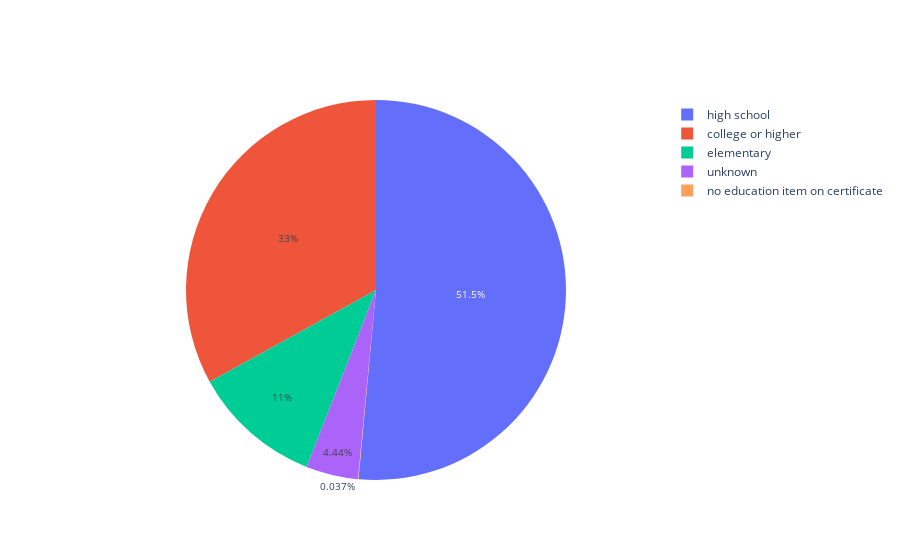

The notebook cell saved with this chart:
### Code cell
#data_education = [go.Bar(y=list(education_analysis['edu_type']), x=list(education_analysis['count']),orientation='h')]
#py.iplot(data_education)

labels = list(education_analysis['edu_type'])
values = list(education_analysis['count'])
data_education = go.Pie(labels=labels, values=values,hoverinfo='label+percent',textfont=dict(size=10))
py.iplot([data_education])

### Figure 1 — Plotly figure (JSON) as saved in the notebook; plotly's stock layout.template omitted (floating-point values rounded to 4 significant figures)
{"data": [{"hoverinfo": "label+percent", "labels": ["high school", "college or higher", "elementary", "unknown", "no education item on certificate"], "textfont": {"size": 10}, "type": "pie", "values": [1399115, 897851, 299608, 120618, 1006]}], "layout": {}}
